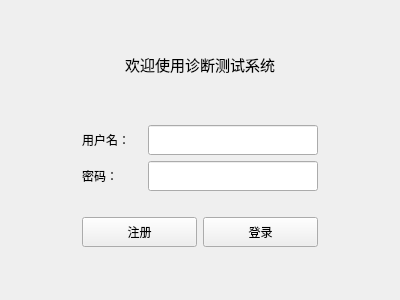
<?xml version="1.0" encoding="UTF-8"?>
<ui version="4.0">
 <class>LoginView</class>
 <widget class="QWidget" name="LoginView">
  <property name="geometry">
   <rect>
    <x>0</x>
    <y>0</y>
    <width>400</width>
    <height>300</height>
   </rect>
  </property>
  <property name="windowTitle">
   <string>登录</string>
  </property>
  <layout class="QVBoxLayout" name="verticalLayout_4">
   <item>
    <spacer name="verticalSpacer">
     <property name="orientation">
      <enum>Qt::Orientation::Vertical</enum>
     </property>
     <property name="sizeHint" stdset="0">
      <size>
       <width>20</width>
       <height>38</height>
      </size>
     </property>
    </spacer>
   </item>
   <item>
    <widget class="QLabel" name="label">
     <property name="text">
      <string>&lt;html&gt;&lt;head/&gt;&lt;body&gt;&lt;p&gt;&lt;span style=&quot; font-size:11pt;&quot;&gt;欢迎使用诊断测试系统&lt;/span&gt;&lt;/p&gt;&lt;/body&gt;&lt;/html&gt;</string>
     </property>
     <property name="alignment">
      <set>Qt::AlignmentFlag::AlignCenter</set>
     </property>
    </widget>
   </item>
   <item>
    <spacer name="verticalSpacer_3">
     <property name="orientation">
      <enum>Qt::Orientation::Vertical</enum>
     </property>
     <property name="sizeHint" stdset="0">
      <size>
       <width>20</width>
       <height>38</height>
      </size>
     </property>
    </spacer>
   </item>
   <item>
    <layout class="QHBoxLayout" name="horizontalLayout_3">
     <item>
      <spacer name="horizontalSpacer">
       <property name="orientation">
        <enum>Qt::Orientation::Horizontal</enum>
       </property>
       <property name="sizeHint" stdset="0">
        <size>
         <width>40</width>
         <height>20</height>
        </size>
       </property>
      </spacer>
     </item>
     <item>
      <layout class="QVBoxLayout" name="verticalLayout_3">
       <item>
        <layout class="QHBoxLayout" name="horizontalLayout_2">
         <item>
          <layout class="QVBoxLayout" name="verticalLayout_2">
           <item>
            <widget class="QLabel" name="label_2">
             <property name="minimumSize">
              <size>
               <width>60</width>
               <height>30</height>
              </size>
             </property>
             <property name="maximumSize">
              <size>
               <width>60</width>
               <height>30</height>
              </size>
             </property>
             <property name="text">
              <string>用户名：</string>
             </property>
            </widget>
           </item>
           <item>
            <widget class="QLabel" name="label_3">
             <property name="minimumSize">
              <size>
               <width>60</width>
               <height>30</height>
              </size>
             </property>
             <property name="maximumSize">
              <size>
               <width>60</width>
               <height>30</height>
              </size>
             </property>
             <property name="text">
              <string>密码：</string>
             </property>
            </widget>
           </item>
          </layout>
         </item>
         <item>
          <layout class="QVBoxLayout" name="verticalLayout">
           <item>
            <widget class="QLineEdit" name="inputUserName">
             <property name="minimumSize">
              <size>
               <width>170</width>
               <height>30</height>
              </size>
             </property>
             <property name="maximumSize">
              <size>
               <width>170</width>
               <height>30</height>
              </size>
             </property>
            </widget>
           </item>
           <item>
            <widget class="QLineEdit" name="inputUserPassword">
             <property name="minimumSize">
              <size>
               <width>170</width>
               <height>30</height>
              </size>
             </property>
             <property name="maximumSize">
              <size>
               <width>170</width>
               <height>30</height>
              </size>
             </property>
            </widget>
           </item>
          </layout>
         </item>
        </layout>
       </item>
       <item>
        <spacer name="verticalSpacer_4">
         <property name="orientation">
          <enum>Qt::Orientation::Vertical</enum>
         </property>
         <property name="sizeType">
          <enum>QSizePolicy::Policy::Fixed</enum>
         </property>
         <property name="sizeHint" stdset="0">
          <size>
           <width>20</width>
           <height>20</height>
          </size>
         </property>
        </spacer>
       </item>
       <item>
        <layout class="QHBoxLayout" name="horizontalLayout_5">
         <item>
          <layout class="QHBoxLayout" name="horizontalLayout">
           <item>
            <widget class="QPushButton" name="btSignup">
             <property name="minimumSize">
              <size>
               <width>0</width>
               <height>30</height>
              </size>
             </property>
             <property name="text">
              <string>注册</string>
             </property>
            </widget>
           </item>
           <item>
            <widget class="QPushButton" name="btSignin">
             <property name="minimumSize">
              <size>
               <width>0</width>
               <height>30</height>
              </size>
             </property>
             <property name="text">
              <string>登录</string>
             </property>
            </widget>
           </item>
          </layout>
         </item>
        </layout>
       </item>
      </layout>
     </item>
     <item>
      <spacer name="horizontalSpacer_2">
       <property name="orientation">
        <enum>Qt::Orientation::Horizontal</enum>
       </property>
       <property name="sizeHint" stdset="0">
        <size>
         <width>40</width>
         <height>20</height>
        </size>
       </property>
      </spacer>
     </item>
    </layout>
   </item>
   <item>
    <spacer name="verticalSpacer_2">
     <property name="orientation">
      <enum>Qt::Orientation::Vertical</enum>
     </property>
     <property name="sizeHint" stdset="0">
      <size>
       <width>20</width>
       <height>38</height>
      </size>
     </property>
    </spacer>
   </item>
  </layout>
 </widget>
 <resources/>
 <connections/>
</ui>
